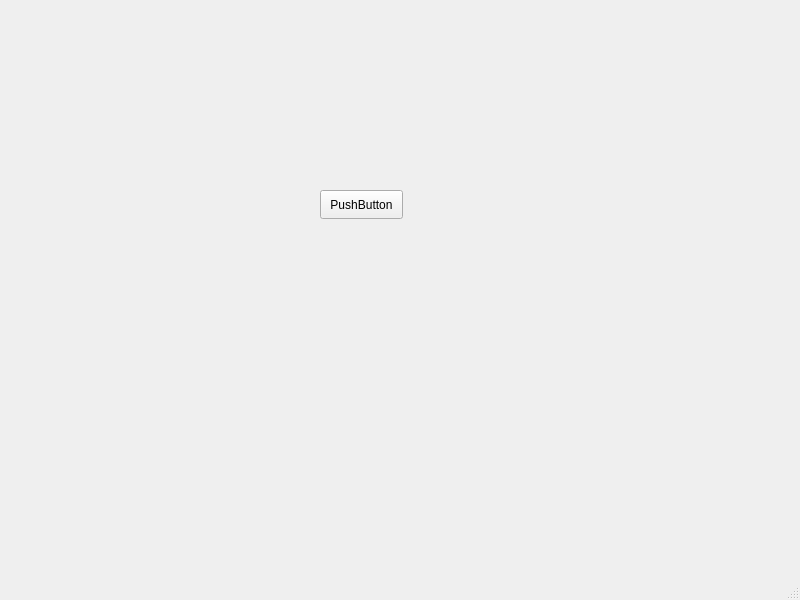
<?xml version="1.0" encoding="UTF-8"?>
<ui version="4.0">
 <class>MainWindow</class>
 <widget class="QMainWindow" name="MainWindow">
  <property name="geometry">
   <rect>
    <x>0</x>
    <y>0</y>
    <width>800</width>
    <height>600</height>
   </rect>
  </property>
  <property name="windowTitle">
   <string>MainWindow</string>
  </property>
  <widget class="QWidget" name="centralwidget">
   <widget class="QPushButton" name="pushButton">
    <property name="geometry">
     <rect>
      <x>320</x>
      <y>190</y>
      <width>83</width>
      <height>29</height>
     </rect>
    </property>
    <property name="text">
     <string>PushButton</string>
    </property>
   </widget>
  </widget>
  <widget class="QMenuBar" name="menubar">
   <property name="geometry">
    <rect>
     <x>0</x>
     <y>0</y>
     <width>800</width>
     <height>25</height>
    </rect>
   </property>
  </widget>
  <widget class="QStatusBar" name="statusbar"/>
 </widget>
 <resources/>
 <connections/>
</ui>
